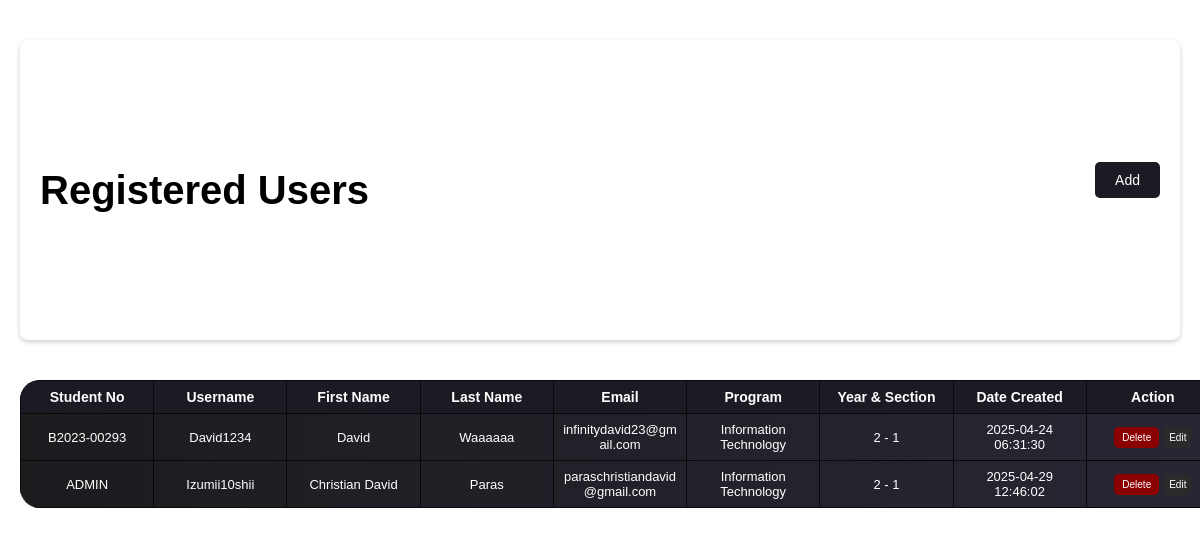
Screenshot of /php/adminUsersList.php with the database file from the repository.
### tables this page shows
CREATE TABLE `student_tb` (
  `account_id` int(11) NOT NULL AUTO_INCREMENT,
  `student_no` varchar(20) NOT NULL,
  `username` varchar(50) NOT NULL,
  `fname` varchar(50) NOT NULL,
  `lname` varchar(50) NOT NULL,
  `password` varchar(255) NOT NULL,
  `email` varchar(100) NOT NULL,
  `program` varchar(100) NOT NULL,
  `year` varchar(10) NOT NULL,
  `section` varchar(10) NOT NULL,
  `created_at` timestamp NOT NULL DEFAULT current_timestamp(),
  `otp_enabled` tinyint(1) DEFAULT 1,
  `is_admin` tinyint(1) DEFAULT 0,
  `profile_pic` varchar(255) DEFAULT NULL,
  PRIMARY KEY (`account_id`),
  UNIQUE KEY `username` (`username`),
  UNIQUE KEY `email` (`email`)
);

### php/adminUsersList.php (the view, shortened to what this page needs)
<?php
include("db_conn.php");
$query = "SELECT * FROM student_tb";
$result = mysqli_query($conn, $query);
?>
<!DOCTYPE html>
<html lang="en">
<head>
    <link rel="stylesheet" href="../css/adminUsersList.css">
</head>
<body>
    <div class="userListContainer">
        <div class="header">
            <h2>Registered Users</h2>
            <button type="button" class="addUserBTN" onclick="showAddUserForm()">Add</button>
        </div>
        <div class="table-container">
            <table class="user-table">
                <thead>
                    <tr>
                        <th>Student No</th>
                        <th>Username</th>
                        <th>First Name</th>
                        <th>Last Name</th>
                        <th>Email</th>
                        <th>Program</th>
                        <th>Year & Section</th>
                        <th>Date Created</th>
                        <th>Action</th>
                    </tr>
                </thead>
                <tbody>
                    <?php if ($result && mysqli_num_rows($result) > 0): ?>
                        <?php while ($row = mysqli_fetch_assoc($result)): ?>
                            <tr>
                                <td><?php echo $row['student_no']; ?></td>
                                <td><?php echo $row['username']; ?></td>
                                <td><?php echo $row['fname']; ?></td>
                                <td><?php echo $row['lname']; ?></td>
                                <td><?php echo $row['email']; ?></td>
                                <td><?php echo $row['program']; ?></td>
                                <td><?php echo $row['year'] . " - " . $row['section']; ?></td>
                                <td><?php echo $row['created_at']; ?></td>
                                <td>
                                    <div class="actionRow">
                                        <a href="javascript:void(0);" class="deleteBTN" id="deleteBTN"
                                            onclick="confirmDeletion('<?php echo $row['student_no']; ?>');">Delete</a>
                                        <button type="button" class="editUserBTN"
                                            data-student_no="<?php echo $row['student_no']; ?>"
                                            data-username="<?php echo $row['username']; ?>"
                                            data-fname="<?php echo $row['fname']; ?>" data-lname="<?php echo $row['lname']; ?>"
                                            data-email="<?php echo $row['email']; ?>"
                                            data-password="<?php echo $row['password']; ?>"
                                            data-program="<?php echo $row['program']; ?>"
                                            data-year="<?php echo $row['year']; ?>"
                                            data-section="<?php echo $row['section']; ?>">
                                            Edit
                                        </button>
                                    </div>
                                </td>
                            </tr>
                        <?php endwhile; ?>
                    <?php else: ?>
                        <tr>
                            <td colspan="9">No users found.</td>
                        </tr>
                    <?php endif; ?>
                </tbody>
            </table>
        </div>
    </div>
</body>
</html>

### css/adminUsersList.css (style rules this page uses)
* { box-sizing: border-box; margin: 0; padding: 0; overflow: auto; }
body { display: flex; flex-direction: column; justify-content: center; align-items: center; font-family: sans-serif; margin: 0; padding: 0; box-sizing: border-box; }
.userListContainer { display: flex; flex-direction: column; padding: 20px; }
.userListContainer { width: 100%; }
.header { display: flex; align-items: center; justify-content: space-between; margin: 20px 0; height: 300px; width: 100%; padding: 10px 20px; box-shadow: 0 2px 5px rgba(0, 0, 0, 0.2); border-radius: 8px; overflow-y: hidden; }
.header h2 { font-size: 40px; }
.addUserBTN { padding: 10px 20px; border-radius: 5px; border: none; background-color: #1c1b24; color: white; cursor: pointer; font-size: 14px; margin-bottom: 20px; }
.actionRow { display: flex; flex-direction: row; justify-content: center; align-items: center; gap: 10px; }
.actionRow a { text-decoration: none; color: white; background-color: red; padding: 5px 10px; border-radius: 5px; font-size: 14px; }
.table-container { width: calc(100% + 40px); margin-top: 20px; background: linear-gradient(to right, rgb(28, 28, 31), #282633); border-radius: 20px; box-shadow: 0 0 1px #ffffff; overflow-x: hidden; }
.user-table { width: 100%; border-collapse: collapse; text-align: left; font-size: 14px; color: white; table-layout: fixed; }
.user-table th, .user-table td { border: 1px solid #08080a; word-wrap: break-word; text-align: center; }
.user-table th { background-color: #1c1b24; font-weight: bold; font-size: 14px; }
.user-table td { font-size: 13px; }
.user-table th, .user-table td { padding: 8px; }
.actionRow { display: flex; justify-content: center; gap: 5px; }
.actionRow a { text-decoration: none; color: white; background-color: red; padding: 5px 8px; border-radius: 5px; font-size: 12px; }
.editUserBTN { background-color: #2b2b2b; color: white; border: none; padding: 5px; border-radius: 5px; cursor: pointer; font-size: 10px; }
table { width: 100%; border-collapse: collapse; }
th, td { padding: 10px; border: 1px solid #ccc; text-align: left; }
th { background-color: #eee; }
#deleteBTN { color: white; background-color: darkred; font-size: 10px; }

### rows the page displays
student_tb: student_no "B2023-00293", username "David1234", fname "David", lname "Waaaaaa", email "infinitydavid23@gmail.com", program "Information Technology", year "2", section "1", created_at "2025-04-24 06:31:30"
student_tb: student_no "ADMIN", username "Izumii10shii", fname "Christian David", lname "Paras", email "paraschristiandavid@gmail.com", program "Information Technology", year "2", section "1", created_at "2025-04-29 12:46:02"
